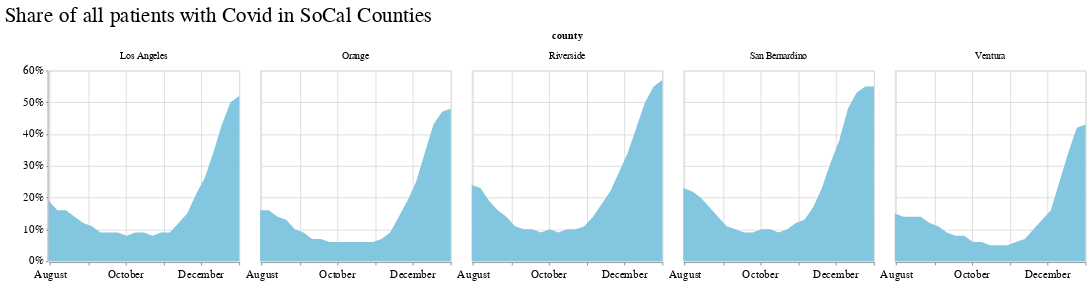

This figure's notebook cell:
### Code cell
alt.Chart(socal_grouped).mark_area().encode(
    x=alt.X("week:T", axis=alt.Axis(format="", title=" ", tickCount=3)),
    y=alt.Y(
        "covid_patients_share",
        title=" ",
        axis=alt.Axis(format="%", title="", tickCount=6),
    ),
    facet=alt.Facet("county"),
).properties(
    width=200, height=200, title="Share of all patients with Covid in SoCal Counties"
)

### Figure 1 — Vega-Lite specification as saved in the notebook (floating-point values rounded to 4 significant figures)
{"config": {"view": {"width": 800, "height": 450}, "background": "#ffffff", "title": {"anchor": "start", "font": "Benton Gothic Bold, sans", "fontColor": "#000000", "fontSize": 22, "fontWeight": "normal"}, "arc": {"fill": "#82c6df"}, "area": {"fill": "#82c6df"}, "line": {"stroke": "#82c6df", "strokeWidth": 3}, "path": {"stroke": "#82c6df"}, "rect": {"fill": "#82c6df"}, "shape": {"stroke": "#82c6df"}, "bar": {"fill": "#82c6df"}, "point": {"stroke": "#82c6df"}, "symbol": {"fill": "#82c6df", "size": 30}, "axis": {"titleFont": "Benton Gothic Bold, sans", "titleFontSize": 13, "titleFontWeight": "normal", "labelFont": "Benton Gothic, sans", "labelFontSize": 11.5, "labelFontWeight": "normal"}, "axisX": {"labelAngle": 0, "labelPadding": 4, "tickSize": 3}, "axisY": {"labelBaseline": "middle", "maxExtent": 45, "minExtent": 45, "tickSize": 2, "titleAlign": "left", "titleAngle": 0, "titleX": -45, "titleY": -11}, "legend": {"titleFont": "Benton Gothic Bold, sans", "titleFontSize": 13, "titleFontWeight": "normal", "symbolType": "square", "labelFont": "Benton Gothic, sans", "labelFontSize": 11.5}, "range": {"category": ["#3580b1", "#ec8431", "#ab7fb4", "#c89d29", "#adc839", "#829eb1"], "diverging": ["#e68a4f", "#f4bb6a", "#f9e39c", "#dadfe2", "#a6b7c6", "#849eae"], "heatmap": ["#fbf2c7", "#f9e39c", "#f8d36e", "#f4bb6a", "#e68a4f", "#d15a40", "#ab4232"], "ordinal": ["#fbf2c7", "#f9e39c", "#f8d36e", "#f4bb6a", "#e68a4f", "#d15a40", "#ab4232"], "ramp": ["#fbf2c7", "#f9e39c", "#f8d36e", "#f4bb6a", "#e68a4f", "#d15a40", "#ab4232"]}}, "data": {"name": "data-2b81f30e9d6a46b29877d409356816db"}, "mark": "area", "encoding": {"facet": {"type": "nominal", "field": "county"}, "x": {"type": "temporal", "axis": {"format": "", "tickCount": 3, "title": " "}, "field": "week"}, "y": {"type": "quantitative", "axis": {"format": "%", "tickCount": 6, "title": ""}, "field": "covid_patients_share", "title": " "}}, "height": 200, "title": "Share of all patients with Covid in SoCal Counties", "width": 200, "$schema": "https://vega.github.io/schema/vega-lite/v4.8.1.json", "datasets": {"data-2b81f30e9d6a46b29877d409356816db": [{"county": "Los Angeles", "week": "2020-07-31T00:00:00", "total_covid_patients": 2319.0, "covid_patients_share": 0.19}, {"county": "Los Angeles", "week": "2020-08-07T00:00:00", "total_covid_patients": 2025.0, "covid_patients_share": 0.16}, {"county": "Los Angeles", "week": "2020-08-14T00:00:00", "total_covid_patients": 1950.0, "covid_patients_share": 0.16}, {"county": "Los Angeles", "week": "2020-08-21T00:00:00", "total_covid_patients": 1724.0, "covid_patients_share": 0.14}, {"county": "Los Angeles", "week": "2020-08-28T00:00:00", "total_covid_patients": 1456.0, "covid_patients_share": 0.12}, {"county": "Los Angeles", "week": "2020-09-04T00:00:00", "total_covid_patients": 1307.0, "covid_patients_share": 0.11}, {"county": "Los Angeles", "week": "2020-09-11T00:00:00", "total_covid_patients": 1120.0, "covid_patients_share": 0.09}, {"county": "Los Angeles", "week": "2020-09-18T00:00:00", "total_covid_patients": 1105.0, "covid_patients_share": 0.09}, {"county": "Los Angeles", "week": "2020-09-25T00:00:00", "total_covid_patients": 1065.0, "covid_patients_share": 0.09}, {"county": "Los Angeles", "week": "2020-10-02T00:00:00", "total_covid_patients": 1048.0, "covid_patients_share": 0.08}, {"county": "Los Angeles", "week": "2020-10-09T00:00:00", "total_covid_patients": 1066.0, "covid_patients_share": 0.09}, {"county": "Los Angeles", "week": "2020-10-16T00:00:00", "total_covid_patients": 1072.0, "covid_patients_share": 0.09}, {"county": "Los Angeles", "week": "2020-10-23T00:00:00", "total_covid_patients": 1032.0, "covid_patients_share": 0.08}, {"county": "Los Angeles", "week": "2020-10-30T00:00:00", "total_covid_patients": 1112.0, "covid_patients_share": 0.09}, {"county": "Los Angeles", "week": "2020-11-06T00:00:00", "total_covid_patients": 1215.0, "covid_patients_share": 0.09}, {"county": "Los Angeles", "week": "2020-11-13T00:00:00", "total_covid_patients": 1511.0, "covid_patients_share": 0.12}, {"county": "Los Angeles", "week": "2020-11-20T00:00:00", "total_covid_patients": 2023.0, "covid_patients_share": 0.15}, {"county": "Los Angeles", "week": "2020-11-27T00:00:00", "total_covid_patients": 2743.0, "covid_patients_share": 0.21}, {"county": "Los Angeles", "week": "2020-12-04T00:00:00", "total_covid_patients": 3666.0, "covid_patients_share": 0.26}, {"county": "Los Angeles", "week": "2020-12-11T00:00:00", "total_covid_patients": 5038.0, "covid_patients_share": 0.34}, {"county": "Los Angeles", "week": "2020-12-18T00:00:00", "total_covid_patients": 6497.0, "covid_patients_share": 0.43}, {"county": "Los Angeles", "week": "2020-12-25T00:00:00", "total_covid_patients": 7584.0, "covid_patients_share": 0.5}, {"county": "Los Angeles", "week": "2021-01-01T00:00:00", "total_covid_patients": 8200.0, "covid_patients_share": 0.52}, {"county": "Orange", "week": "2020-07-31T00:00:00", "total_covid_patients": 581.0, "covid_patients_share": 0.16}, {"county": "Orange", "week": "2020-08-07T00:00:00", "total_covid_patients": 519.0, "covid_patients_share": 0.16}, {"county": "Orange", "week": "2020-08-14T00:00:00", "total_covid_patients": 472.0, "covid_patients_share": 0.14}, {"county": "Orange", "week": "2020-08-21T00:00:00", "total_covid_patients": 451.0, "covid_patients_share": 0.13}, {"county": "Orange", "week": "2020-08-28T00:00:00", "total_covid_patients": 354.0, "covid_patients_share": 0.1}, {"county": "Orange", "week": "2020-09-04T00:00:00", "total_covid_patients": 291.0, "covid_patients_share": 0.09}, {"county": "Orange", "week": "2020-09-11T00:00:00", "total_covid_patients": 245.0, "covid_patients_share": 0.07}, {"county": "Orange", "week": "2020-09-18T00:00:00", "total_covid_patients": 232.0, "covid_patients_share": 0.07}, {"county": "Orange", "week": "2020-09-25T00:00:00", "total_covid_patients": 217.0, "covid_patients_share": 0.06}, {"county": "Orange", "week": "2020-10-02T00:00:00", "total_covid_patients": 217.0, "covid_patients_share": 0.06}, {"county": "Orange", "week": "2020-10-09T00:00:00", "total_covid_patients": 211.0, "covid_patients_share": 0.06}, {"county": "Orange", "week": "2020-10-16T00:00:00", "total_covid_patients": 211.0, "covid_patients_share": 0.06}, {"county": "Orange", "week": "2020-10-23T00:00:00", "total_covid_patients": 208.0, "covid_patients_share": 0.06}, {"county": "Orange", "week": "2020-10-30T00:00:00", "total_covid_patients": 213.0, "covid_patients_share": 0.06}, {"county": "Orange", "week": "2020-11-06T00:00:00", "total_covid_patients": 261.0, "covid_patients_share": 0.07}, {"county": "Orange", "week": "2020-11-13T00:00:00", "total_covid_patients": 324.0, "covid_patients_share": 0.09}, {"county": "Orange", "week": "2020-11-20T00:00:00", "total_covid_patients": 488.0, "covid_patients_share": 0.14}, {"county": "Orange", "week": "2020-11-27T00:00:00", "total_covid_patients": 694.0, "covid_patients_share": 0.19}, {"county": "Orange", "week": "2020-12-04T00:00:00", "total_covid_patients": 991.0, "covid_patients_share": 0.25}, {"county": "Orange", "week": "2020-12-11T00:00:00", "total_covid_patients": 1433.0, "covid_patients_share": 0.34}, {"county": "Orange", "week": "2020-12-18T00:00:00", "total_covid_patients": 1805.0, "covid_patients_share": 0.43}, {"county": "Orange", "week": "2020-12-25T00:00:00", "total_covid_patients": 2048.0, "covid_patients_share": 0.47}, {"county": "Orange", "week": "2021-01-01T00:00:00", "total_covid_patients": 2185.0, "covid_patients_share": 0.48}, {"county": "Riverside", "week": "2020-07-31T00:00:00", "total_covid_patients": 529.0, "covid_patients_share": 0.24}, {"county": "Riverside", "week": "2020-08-07T00:00:00", "total_covid_patients": 468.0, "covid_patients_share": 0.23}, {"county": "Riverside", "week": "2020-08-14T00:00:00", "total_covid_patients": 409.0, "covid_patients_share": 0.19}, {"county": "Riverside", "week": "2020-08-21T00:00:00", "total_covid_patients": 340.0, "covid_patients_share": 0.16}, {"county": "Riverside", "week": "2020-08-28T00:00:00", "total_covid_patients": 297.0, "covid_patients_share": 0.14}, {"county": "Riverside", "week": "2020-09-04T00:00:00", "total_covid_patients": 234.0, "covid_patients_share": 0.11}, {"county": "Riverside", "week": "2020-09-11T00:00:00", "total_covid_patients": 207.0, "covid_patients_share": 0.1}, {"county": "Riverside", "week": "2020-09-18T00:00:00", "total_covid_patients": 192.0, "covid_patients_share": 0.1}, {"county": "Riverside", "week": "2020-09-25T00:00:00", "total_covid_patients": 182.0, "covid_patients_share": 0.09}, {"county": "Riverside", "week": "2020-10-02T00:00:00", "total_covid_patients": 213.0, "covid_patients_share": 0.1}, {"county": "Riverside", "week": "2020-10-09T00:00:00", "total_covid_patients": 202.0, "covid_patients_share": 0.09}, {"county": "Riverside", "week": "2020-10-16T00:00:00", "total_covid_patients": 214.0, "covid_patients_share": 0.1}, {"county": "Riverside", "week": "2020-10-23T00:00:00", "total_covid_patients": 211.0, "covid_patients_share": 0.1}, {"county": "Riverside", "week": "2020-10-30T00:00:00", "total_covid_patients": 241.0, "covid_patients_share": 0.11}, {"county": "Riverside", "week": "2020-11-06T00:00:00", "total_covid_patients": 296.0, "covid_patients_share": 0.14}, {"county": "Riverside", "week": "2020-11-13T00:00:00", "total_covid_patients": 399.0, "covid_patients_share": 0.18}, {"county": "Riverside", "week": "2020-11-20T00:00:00", "total_covid_patients": 505.0, "covid_patients_share": 0.22}, {"county": "Riverside", "week": "2020-11-27T00:00:00", "total_covid_patients": 670.0, "covid_patients_share": 0.28}, {"county": "Riverside", "week": "2020-12-04T00:00:00", "total_covid_patients": 843.0, "covid_patients_share": 0.34}, {"county": "Riverside", "week": "2020-12-11T00:00:00", "total_covid_patients": 1072.0, "covid_patients_share": 0.42}, {"county": "Riverside", "week": "2020-12-18T00:00:00", "total_covid_patients": 1360.0, "covid_patients_share": 0.5}, {"county": "Riverside", "week": "2020-12-25T00:00:00", "total_covid_patients": 1525.0, "covid_patients_share": 0.55}, {"county": "Riverside", "week": "2021-01-01T00:00:00", "total_covid_patients": 1637.0, "covid_patients_share": 0.57}, {"county": "San Bernardino", "week": "2020-07-31T00:00:00", "total_covid_patients": 613.0, "covid_patients_share": 0.23}, {"county": "San Bernardino", "week": "2020-08-07T00:00:00", "total_covid_patients": 550.0, "covid_patients_share": 0.22}, {"county": "San Bernardino", "week": "2020-08-14T00:00:00", "total_covid_patients": 516.0, "covid_patients_share": 0.2}, {"county": "San Bernardino", "week": "2020-08-21T00:00:00", "total_covid_patients": 420.0, "covid_patients_share": 0.17}, {"county": "San Bernardino", "week": "2020-08-28T00:00:00", "total_covid_patients": 332.0, "covid_patients_share": 0.14}, {"county": "San Bernardino", "week": "2020-09-04T00:00:00", "total_covid_patients": 270.0, "covid_patients_share": 0.11}, {"county": "San Bernardino", "week": "2020-09-11T00:00:00", "total_covid_patients": 233.0, "covid_patients_share": 0.1}, {"county": "San Bernardino", "week": "2020-09-18T00:00:00", "total_covid_patients": 220.0, "covid_patients_share": 0.09}, {"county": "San Bernardino", "week": "2020-09-25T00:00:00", "total_covid_patients": 212.0, "covid_patients_share": 0.09}, {"county": "San Bernardino", "week": "2020-10-02T00:00:00", "total_covid_patients": 234.0, "covid_patients_share": 0.1}, {"county": "San Bernardino", "week": "2020-10-09T00:00:00", "total_covid_patients": 241.0, "covid_patients_share": 0.1}, {"county": "San Bernardino", "week": "2020-10-16T00:00:00", "total_covid_patients": 234.0, "covid_patients_share": 0.09}, {"county": "San Bernardino", "week": "2020-10-23T00:00:00", "total_covid_patients": 265.0, "covid_patients_share": 0.1}, {"county": "San Bernardino", "week": "2020-10-30T00:00:00", "total_covid_patients": 309.0, "covid_patients_share": 0.12}, {"county": "San Bernardino", "week": "2020-11-06T00:00:00", "total_covid_patients": 335.0, "covid_patients_share": 0.13}, {"county": "San Bernardino", "week": "2020-11-13T00:00:00", "total_covid_patients": 457.0, "covid_patients_share": 0.17}, {"county": "San Bernardino", "week": "2020-11-20T00:00:00", "total_covid_patients": 621.0, "covid_patients_share": 0.23}, {"county": "San Bernardino", "week": "2020-11-27T00:00:00", "total_covid_patients": 868.0, "covid_patients_share": 0.31}, {"county": "San Bernardino", "week": "2020-12-04T00:00:00", "total_covid_patients": 1091.0, "covid_patients_share": 0.38}, {"county": "San Bernardino", "week": "2020-12-11T00:00:00", "total_covid_patients": 1408.0, "covid_patients_share": 0.48}, {"county": "San Bernardino", "week": "2020-12-18T00:00:00", "total_covid_patients": 1650.0, "covid_patients_share": 0.53}, {"county": "San Bernardino", "week": "2020-12-25T00:00:00", "total_covid_patients": 1724.0, "covid_patients_share": 0.55}, {"county": "San Bernardino", "week": "2021-01-01T00:00:00", "total_covid_patients": 1781.0, "covid_patients_share": 0.55}, {"county": "Ventura", "week": "2020-07-31T00:00:00", "total_covid_patients": 119.0, "covid_patients_share": 0.15}, {"county": "Ventura", "week": "2020-08-07T00:00:00", "total_covid_patients": 107.0, "covid_patients_share": 0.14}, {"county": "Ventura", "week": "2020-08-14T00:00:00", "total_covid_patients": 108.0, "covid_patients_share": 0.14}, {"county": "Ventura", "week": "2020-08-21T00:00:00", "total_covid_patients": 107.0, "covid_patients_share": 0.14}, {"county": "Ventura", "week": "2020-08-28T00:00:00", "total_covid_patients": 90.0, "covid_patients_share": 0.12}, {"county": "Ventura", "week": "2020-09-04T00:00:00", "total_covid_patients": 84.0, "covid_patients_share": 0.11}, {"county": "Ventura", "week": "2020-09-11T00:00:00", "total_covid_patients": 65.0, "covid_patients_share": 0.09}, {"county": "Ventura", "week": "2020-09-18T00:00:00", "total_covid_patients": 60.0, "covid_patients_share": 0.08}, {"county": "Ventura", "week": "2020-09-25T00:00:00", "total_covid_patients": 57.0, "covid_patients_share": 0.08}, {"county": "Ventura", "week": "2020-10-02T00:00:00", "total_covid_patients": 45.0, "covid_patients_share": 0.06}, {"county": "Ventura", "week": "2020-10-09T00:00:00", "total_covid_patients": 47.0, "covid_patients_share": 0.06}, {"county": "Ventura", "week": "2020-10-16T00:00:00", "total_covid_patients": 38.0, "covid_patients_share": 0.05}, {"county": "Ventura", "week": "2020-10-23T00:00:00", "total_covid_patients": 39.0, "covid_patients_share": 0.05}, {"county": "Ventura", "week": "2020-10-30T00:00:00", "total_covid_patients": 37.0, "covid_patients_share": 0.05}, {"county": "Ventura", "week": "2020-11-06T00:00:00", "total_covid_patients": 45.0, "covid_patients_share": 0.06}, {"county": "Ventura", "week": "2020-11-13T00:00:00", "total_covid_patients": 50.0, "covid_patients_share": 0.07}, {"county": "Ventura", "week": "2020-11-20T00:00:00", "total_covid_patients": 77.0, "covid_patients_share": 0.1}, {"county": "Ventura", "week": "2020-11-27T00:00:00", "total_covid_patients": 105.0, "covid_patients_share": 0.13}, {"county": "Ventura", "week": "2020-12-04T00:00:00", "total_covid_patients": 137.0, "covid_patients_share": 0.16}, {"county": "Ventura", "week": "2020-12-11T00:00:00", "total_covid_patients": 212.0, "covid_patients_share": 0.25}, {"county": "Ventura", "week": "2020-12-18T00:00:00", "total_covid_patients": 300.0, "covid_patients_share": 0.34}, {"county": "Ventura", "week": "2020-12-25T00:00:00", "total_covid_patients": 364.0, "covid_patients_share": 0.42}, {"county": "Ventura", "week": "2021-01-01T00:00:00", "total_covid_patients": 399.0, "covid_patients_share": 0.43}]}}
